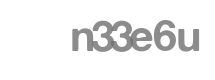
#> input picture Image_preprocessing/test/п3Зе6u.png, 215 x 80 px, found by its file name
$ python margins.py
#> lines starting #> are read from the running program, lines starting #| are printed output that depends on the picture; after the words box and inside, x2 and y2 are one past the last pixel; in counts of white or black regions, pixels touching at a corner belong together
import cv2
import numpy as np

def find_word_and_margins(image_path,min_whitespace_threshold=20):
    # Load the image
#> called with min_whitespace_threshold = 20
    image = cv2.imread(image_path)
#> image is the input picture: shape (80, 215, 3); min 117, max 255, mean 241.7

    # Convert the image to grayscale
    gray = cv2.cvtColor(image, cv2.COLOR_BGR2GRAY)

    # Binarize the image
    _, thresh = cv2.threshold(gray, 0, 255, cv2.THRESH_BINARY + cv2.THRESH_OTSU)
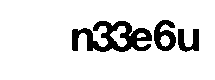
#> thresh: shape (80, 215); 88.4% white; 3 black regions, box (x1, y1, x2, y2) and area: (72, 21, 152, 52) 1288, (154, 20, 176, 51) 408, (178, 29, 199, 52) 295


    # Find the starting and ending points of the word
    start, end = 0,0
    left_margin = 0
    right_margin = 0
    for i in range(image.shape[1]):
        if i==0:
            start = i

    left_margin = start
#> left_margin = 0

    for i in range(image.shape[1],0,-1):
        if i==0:
            end = i

    right_margin = image.shape[1]-end
#> right_margin = 215

    #now finding out which one is larger, left_margin or right_margin
    diff=0
    if right_margin>left_margin:
        diff = right_margin- left_margin
#> diff = 215
    else:
        diff = left_margin- right_margin

    word_length = end-start
#> word_length = 0


    '''
    in_whitespace = False  # Track if we are in a whitespace region
    for i in range(thresh.shape[1]):
        if np.any(thresh[:, i] == 0):
            if in_whitespace:
                if i - start > min_whitespace_threshold:
                    end = i
                    break
            else:
                in_whitespace = True
                start = i
        else:
            in_whitespace = False
    '''


    # Crop the word region
    word_region = image[:, start:end]
#> word_region = empty array

    '''
    # Find the minimum margin on both sides
    left_margin = start
    right_margin = image.shape[1] - end
    '''
    # Calculate the required margin to make both sides equal
    required_margin = max(left_margin, right_margin)
#> required_margin = 215

    # Resize the image with the calculated margin and align it in the middle
    resized_image = cv2.copyMakeBorder(word_region, 0, 0, required_margin, required_margin, cv2.BORDER_CONSTANT, value=[255, 255, 255])
#> resized_image: shape (80, 430, 3); every value is 255

    return resized_image

if __name__ == "__main__":
    input_image_path = '/Users/samik/Desktop/Programming/CaptchaCrypt/Image_preprocessing/test/п3Зе6u.png'  # Change this to the path of your input image
    output_image_path = 'n33e6u.png'  # Change this to the desired output image path

    result_image = find_word_and_margins(input_image_path,min_whitespace_threshold=20)

    # Save the result to an output image file
    cv2.imwrite(output_image_path, result_image)
